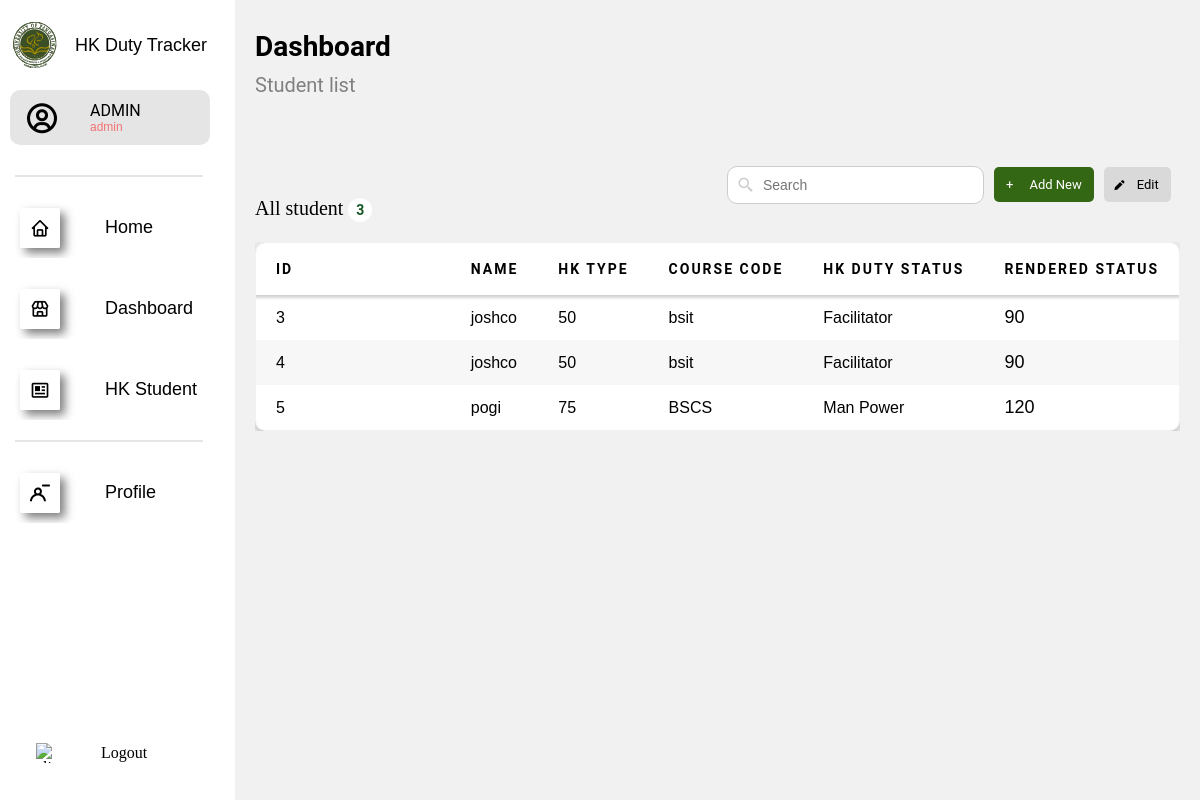
Screenshot of /dashboard.php (signed in) with the database file from the repository.
### tables this page shows
CREATE TABLE students (
    id INT AUTO_INCREMENT PRIMARY KEY,
    name VARCHAR(255),
    hk_type INT(11),
    course_code VARCHAR(50),
    hk_duty_status ENUM('Man Power', 'Facilitator', 'Office Duty'),
    rendered_hours INT(11),
    schedule_days VARCHAR(255)  
);

### includes/dashtable.php (the view, shortened to what this page needs)
<?php
    $host = 'localhost';
    $root = 'root';
    $password = '';
    $db = 'admin_data';
    $conn = mysqli_connect($host, $root, $password, $db);
    $sql = "SELECT id, name, hk_type, course_code, hk_duty_status, rendered_hours FROM students";
    $result = $conn->query($sql);
?>
<div class="table-container">
    <table class="content-table">
        <thead>
            <tr>
                <th style="width: 300px">ID</th>
                <th>NAME</th>
                <th style="width: 100px">HK TYPE</th>
                <th>COURSE CODE</th>
                <th>HK DUTY STATUS</th>
                <th>RENDERED STATUS</th>
            </tr>
        </thead>
        <tbody id="tbody">
        <?php
            if ($result->num_rows > 0) {
                while ($row = $result->fetch_assoc()) {
                    echo "<tr>";
                        echo "<td>";
                        echo "<span>" . $row['id'] . "</span>";
                        echo "</td>";
                        echo "<td>" . $row['name'] . "</td>";
                        echo "<td>" . $row['hk_type'] . "</td>";
                        echo "<td>" . $row['course_code'] . "</td>";
                        echo "<td>" . $row['hk_duty_status'] . "</td>";
                        echo "<td style='display: flex; align-items: center; gap: 8px; position: relative;'>";
                        echo "<span class='rendered-hours'>" . $row['rendered_hours'] . "</span>";
                    echo "</td>";
                    echo "</tr>";
                }
            } else {
                echo generateNoResultsHtml();
            }
            ?>
        </tbody>
    </table>
</div>

### design/table.css (style rules this page uses)
* { margin: 0; padding: 0; box-sizing: border-box; }
.table-container { width: 100%; overflow-x: auto; overflow-y: hidden; max-width: 100%; position: relative; display: flex; justify-content: center; }
table { font-family: "Varela Round", sans-serif; white-space: nowrap; font-size: 14px; width: 100%; max-width: 100%; table-layout: auto; min-width: 600px; border-collapse: collapse; border-spacing: 0; border: 1px solid rgba(0, 0, 0, 0.2); border-radius: 10px; box-shadow: rgba(0, 0, 0, 0.24) 0px 3px 8px; overflow: hidden; }
thead th:first-child { border-top-left-radius: 10px; }
thead th:last-child { border-top-right-radius: 10px; }
tbody tr:last-child td:first-child { border-bottom-left-radius: 10px; }
tbody tr:last-child td:last-child { border-bottom-right-radius: 10px; }
thead { position: sticky; top: 0; z-index: 1; }
thead::after { content: ""; position: absolute; left: 0; bottom: -5px; width: 100%; height: 10px; background: linear-gradient(to bottom, rgba(0, 0, 0, 0.4), transparent); pointer-events: none; z-index: -1; }
thead th { word-break: break-word; text-align: left; letter-spacing: 2px; color: rgba(0, 0, 0, 1); border-top: 1px solid #e0e0e0; padding: 18px 20px; background-color: #ffffff; font-family: "Roboto", serif; font-weight: 600; }
tbody tr:nth-child(odd) { background-color: #ffffff; }
tbody tr:nth-child(even) { background-color: #f8f7f7; }
th { font-family: "Roboto", serif; font-weight: 600; }
td { position: relative; font-size: 16px; padding: 12px 20px; word-break: break-word; text-align: left; }
.rendered-hours { font-style: normal; font-size: 18px; }

### design/styles.css (style rules this page uses)
* { margin: 0; padding: 0; box-sizing: border-box; }
body { background-color: #f1f1f1; overflow: hidden; }

### rows the page displays
students: id "3", name "joshco", hk_type "50", course_code "bsit", hk_duty_status "Facilitator", rendered_hours "90"
students: id "4", name "joshco", hk_type "50", course_code "bsit", hk_duty_status "Facilitator", rendered_hours "90"
students: id "5", name "pogi", hk_type "75", course_code "BSCS", hk_duty_status "Man Power", rendered_hours "120"

### other values shown
$admin_name "ADMIN"
$admin_role "admin"
$result->num_rows "3"
